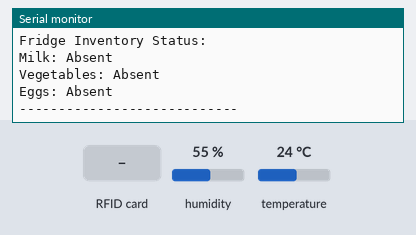
Recording of a program running on a simulated ESP32. Shown: the last lines printed to the serial monitor. The test bench sets the inputs (shaded band); at power-on: humidity 55 %, temperature 24 °C.

Above: at 1.3 s.
1.4 s: RFID card 5E 7A 19 C4 held to the reader
At 2.37 s:
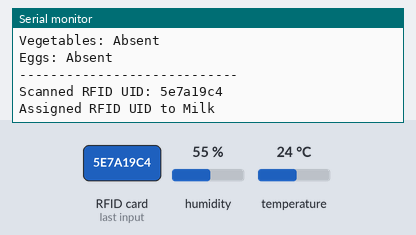
3.8 s: humidity set to 22 %
At 5.1 s:
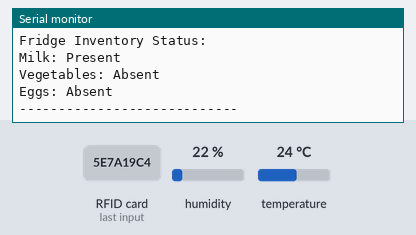
5.3 s: RFID card 5E 7A 19 C4 held to the reader
At 6.73 s:
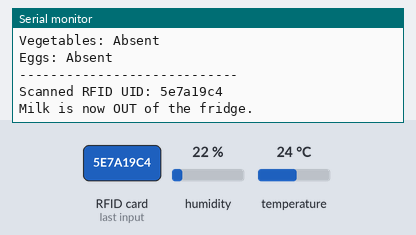
8.1 s: temperature set to 12 °C
At 9.4 s:
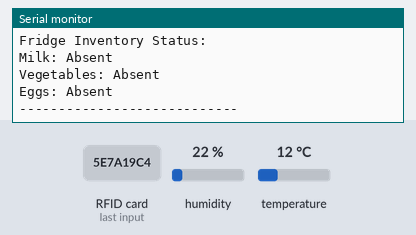
9.6 s: humidity set to 40 %
11.1 s: RFID card 5E 7A 19 C4 held to the reader
At 13.29 s:
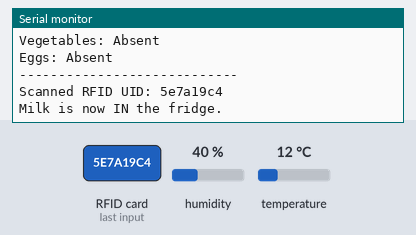
Timing chart, 0 to 14.8 s (numbered marks = the images above; inputs shaded):
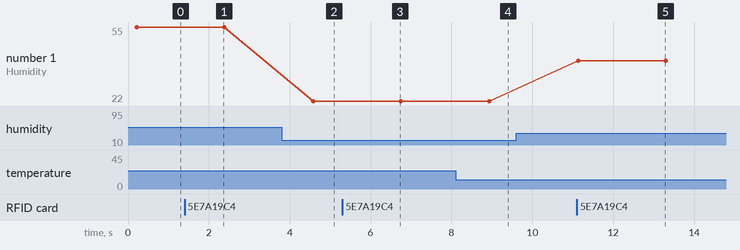

The program:

main.cpp
```cpp
// #include <SPI.h>
// #include <MFRC522.h>
// #include <Wire.h>
// #include <Adafruit_AHTX0.h>

// // RFID Reader Pins
// #define RST_PIN 2    // Reset pin for RFID
// #define SS_PIN 15    // SDA/SS pin for RFID
// #define SCK_PIN 27   // SPI Clock pin
// #define MOSI_PIN 26  // SPI MOSI pin
// #define MISO_PIN 25  // SPI MISO pin

// // Create an instance of the MFRC522 class
// MFRC522 rfid(SS_PIN, RST_PIN);

// // DHT20 Sensor Pins
// #define SDA_PIN 33  // SDA pin for I2C
// #define SCL_PIN 32  // SCL pin for I2C

// // Create an instance of the DHT20 sensor
// Adafruit_AHTX0 aht;

// void setup() {
//   // Initialize Serial Monitor
//   Serial.begin(9600);

//   // Initialize SPI for RFID
//   SPI.begin(SCK_PIN, MISO_PIN, MOSI_PIN, SS_PIN);
//   rfid.PCD_Init();
//   Serial.println("RFID reader initialized!");

//   // Initialize I2C for DHT20
//   Wire.begin(SDA_PIN, SCL_PIN);
//   if (!aht.begin()) {
//     Serial.println("Could not find AHT20 sensor!");
//     while (1); // Halt execution if sensor is not found
//   }
//   Serial.println("AHT20 sensor initialized!");
// }

// void loop() {
//   // --- Read Temperature and Humidity from DHT20 ---
//   sensors_event_t humidity, temp;
//   aht.getEvent(&humidity, &temp); // Read data from the sensor

//   // Print temperature and humidity to Serial Monitor
//   Serial.print("Temperature: ");
//   Serial.print(temp.temperature);
//   Serial.println(" °C");

//   Serial.print("Humidity: ");
//   Serial.print(humidity.relative_humidity);
//   Serial.println(" %");

//   // --- Check for RFID Tag ---
//   if (rfid.PICC_IsNewCardPresent() && rfid.PICC_ReadCardSerial()) {
//     Serial.print("RFID UID: ");
//     for (byte i = 0; i < rfid.uid.size; i++) {
//       Serial.print(rfid.uid.uidByte[i] < 0x10 ? " 0" : " ");
//       Serial.print(rfid.uid.uidByte[i], HEX);
//     }
//     Serial.println();
//     rfid.PICC_HaltA(); // Stop reading the card
//   }

//   // Wait 2 seconds before the next loop
//   delay(2000);
// }

// #include <SPI.h>
// #include <MFRC522.h>

// #define RST_PIN 22 // Configurable, see typical pin layout above
// #define SS_PIN 21 // Configurable, see typical pin layout above

// MFRC522 mfrc522(SS_PIN, RST_PIN); // Create MFRC522 instance


// void setup() {
// Serial.begin(9600); // Initialize serial communications with the PC
// while (!Serial); // Do nothing if no serial port is opened (added for Arduinos based on ATMEGA32U4)

// pinMode(RST_PIN, OUTPUT);
// digitalWrite(RST_PIN, HIGH);
// Serial.println("HELLO");
// Serial.println(digitalRead(RST_PIN));

// SPI.begin(25,27,26);            // Init SPI bus CLK, MISO, MOSI
// mfrc522.PCD_Init();     // Init MFRC522
// delay(4);               // Optional delay. Some board do need more time after init to be ready, see Readme
// mfrc522.PCD_DumpVersionToSerial();  // Show details of PCD - MFRC522 Card Reader details
// Serial.println(F("Scan PICC to see UID, SAK, type, and data blocks..."));
// }

// void loop() {
// // Reset the loop if no new card present on the sensor/reader. This saves the entire process when idle.
// if ( ! mfrc522.PICC_IsNewCardPresent()) {
// return;
// }

// // Select one of the cards
// if ( ! mfrc522.PICC_ReadCardSerial()) {
//     return;
// }

// // Dump debug info about the card; PICC_HaltA() is automatically called
// mfrc522.PICC_DumpToSerial(&(mfrc522.uid));
// }

#include <SPI.h>
#include <MFRC522.h>
#include <Wire.h>
#include <Adafruit_AHTX0.h>

// RFID Reader Pins
#define RST_PIN 22    // Reset pin for RFID
#define SS_PIN 21     // SDA/SS pin for RFID
#define CLK_PIN 25    // SPI Clock
#define MISO_PIN 27   // SPI MISO
#define MOSI_PIN 26   // SPI MOSI

// DHT20 Sensor Pins
#define SDA_PIN 32    // SDA pin for I2C
#define SCL_PIN 33    // SCL pin for I2C

// Create instances
MFRC522 mfrc522(SS_PIN, RST_PIN); // RFID reader instance
Adafruit_AHTX0 aht;               // DHT20 sensor instance

// Item mapping (Assign RFID UIDs to specific items)
struct Item {
  String uid;
  String name;
  bool present;
};

// Define items with placeholders for RFID UIDs
Item fridgeItems[] = {
  {"", "Milk", false},
  {"", "Vegetables", false},
  {"", "Eggs", false}
};
const int itemCount = sizeof(fridgeItems) / sizeof(fridgeItems[0]);


void checkRFID() {
  // Check for a new RFID card
  if (!mfrc522.PICC_IsNewCardPresent() || !mfrc522.PICC_ReadCardSerial()) {
    return;
  }

  // Read the UID of the RFID tag
  String uid = "";
  for (byte i = 0; i < mfrc522.uid.size; i++) {
    uid += String(mfrc522.uid.uidByte[i], HEX);
  }
  Serial.print("Scanned RFID UID: ");
  Serial.println(uid);

  // Check if this UID is already assigned to an item
  for (int i = 0; i < itemCount; i++) {
    if (fridgeItems[i].uid == uid) {
      // Toggle presence status
      fridgeItems[i].present = !fridgeItems[i].present;
      Serial.print(fridgeItems[i].name);
      Serial.println(fridgeItems[i].present ? " is now IN the fridge." : " is now OUT of the fridge.");
      mfrc522.PICC_HaltA();
      return;
    }
  }

  // Assign new UID to an unassigned item
  for (int i = 0; i < itemCount; i++) {
    if (fridgeItems[i].uid == "") {
      fridgeItems[i].uid = uid;
      fridgeItems[i].present = true;
      Serial.print("Assigned RFID UID to ");
      Serial.println(fridgeItems[i].name);
      mfrc522.PICC_HaltA();
      return;
    }
  }

  // If all items are already assigned, notify the user
  Serial.println("No unassigned items available for this RFID UID.");
  mfrc522.PICC_HaltA();
}

void readEnvironment() {
  // Read temperature and humidity
  sensors_event_t humidity, temp;
  aht.getEvent(&humidity, &temp);

  // Print temperature and humidity
  Serial.print("Temperature: ");
  Serial.print(temp.temperature);
  Serial.println(" °C");

  Serial.print("Humidity: ");
  Serial.print(humidity.relative_humidity);
  Serial.println(" %");

  // Print fridge item statuses
  Serial.println("Fridge Inventory Status:");
  for (int i = 0; i < itemCount; i++) {
    Serial.print(fridgeItems[i].name);
    Serial.print(": ");
    Serial.println(fridgeItems[i].present ? "Present" : "Absent");
  }
  Serial.println("----------------------------");
}


void setup() {
  Serial.begin(9600);

  // Initialize RFID reader
  SPI.begin(CLK_PIN, MISO_PIN, MOSI_PIN);
  mfrc522.PCD_Init();
  Serial.println("RFID reader initialized!");
  mfrc522.PCD_DumpVersionToSerial();

  // Initialize DHT20 sensor
  Wire.begin(SDA_PIN, SCL_PIN);
  if (!aht.begin()) {
    Serial.println("Could not find DHT20 sensor!");
    while (1); // Halt execution if sensor is not found
  }
  Serial.println("DHT20 sensor initialized!");

  Serial.println("Scan RFID cards to assign items...");
}

void loop() {
  // Check for RFID tag and handle item presence
  checkRFID();

  // Read temperature and humidity from DHT20
  readEnvironment();

  delay(2000); // Wait 2 seconds before the next loop
}
```

Measured:
- after the input at 1.4 s, the serial monitor: prints a new line after 0.90 s (image 1)
- after the input at 3.8 s, the serial monitor: prints a new line after 0.78 s (image 2)
- after the input at 5.3 s, the serial monitor: prints a new line after 1.4 s (image 3)
- after the input at 8.1 s, the serial monitor: prints a new line after 0.84 s (image 4)
- after the input at 11.1 s, the serial monitor: prints a new line after 2.1 s (image 5)
- plotted number 1: 55 → 22 after the input at 3.8 s
